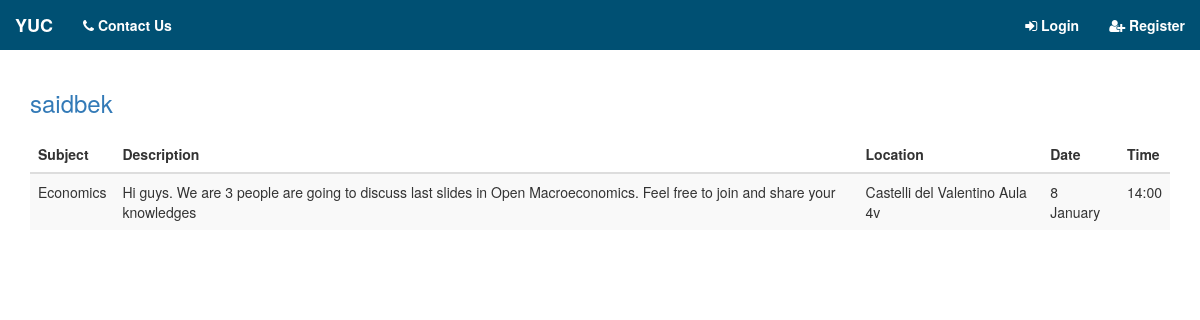
Screenshot of /meeting/1 with the database file from the repository.
### app.py (models this page shows, shortened)
class User(db.Model, UserMixin):
    id = db.Column(db.Integer, primary_key=True)
    username = db.Column(db.String(20), unique=True, nullable=False)
    email = db.Column(db.String(120), unique=True, nullable=False)
    password = db.Column(db.String(60), nullable=False)
    meetings = db.relationship('Meeting', backref='author', lazy=True)

class Meeting(db.Model):
    id = db.Column(db.Integer, primary_key=True)
    subject = db.Column(db.String(100), nullable=False)
    date_posted = db.Column(db.DateTime, nullable=False, default=datetime.utcnow)
    description = db.Column(db.Text, nullable=False)
    location = db.Column(db.String, nullable=False)
    date = db.Column(db.Text, nullable=False)
    time = db.Column(db.String, nullable=False)
    user_id = db.Column(db.Integer, db.ForeignKey('user.id'), nullable=False)

### app.py (the view)
@app.route("/meeting/<int:meeting_id>")
def meeting(meeting_id):
    meeting = Meeting.query.get_or_404(meeting_id)
    return render_template('meeting.html', subject=meeting.subject, meeting=meeting)

### templates/meeting.html (shortened to what this page needs)
{% extends 'layout.html' %}
{% block content %}
    <div class="container">
        <div class="row">
            <div class="col-sm-12">
                <h3>
                    <a href="{{ url_for('user_meetings', username=meeting.author.username) }}">
                        {{ meeting.author.username }}</a>
                </h3>
                <table class="table table-striped table-hover">
                    <thead>
                    <th>Subject</th>
                    <th>Description</th>
                    <th>Location</th>
                    <th>Date</th>
                    <th>Time</th>
                    </thead>
                    <tbody>
                    <tr>
                        <td>{{ meeting.subject }}</td>
                        <td>{{ meeting.description }}</td>
                        <td>{{ meeting.location }}</td>
                        <td>{{ meeting.date }}</td>
                        <td>{{ meeting.time }}</td>
                    </tr>
                    </tbody>
                </table>
            </div>
        </div>
    </div>
{% endblock content %}

### static/style.css (style rules this page uses)
html, body { height: 100%; }
.table { margin-top: 20px; }

### rows the page displays
User: author.username "saidbek"
Meeting: subject "Economics", description "Hi guys. We are 3 people are going to discuss last slides in Open Macroeconomics. Feel free to join and share your knowledges", location "Castelli del Valentino Aula 4v", date "8 January", time "14:00"
